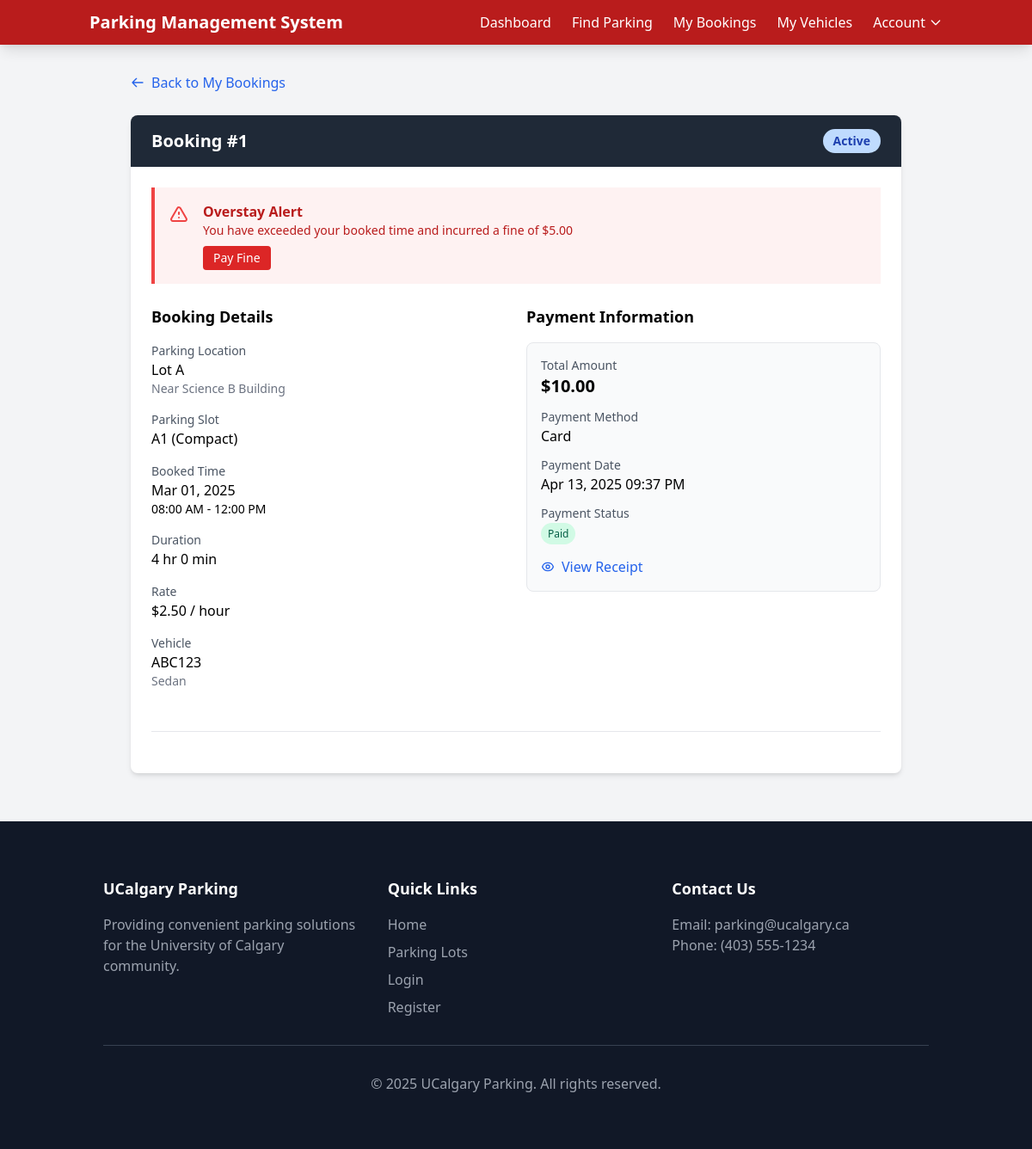
/payment-history.php?id=1 (signed in), run on the app's committed database.
### tables this page shows
CREATE TABLE bookings (
    booking_id INT AUTO_INCREMENT PRIMARY KEY,
    customer_id INT NOT NULL,
    vehicle_id INT NOT NULL,
    slot_id INT NOT NULL,
    start_time DATETIME NOT NULL,
    end_time DATETIME NOT NULL,
    status ENUM('Active','Completed','Cancelled') NOT NULL DEFAULT 'Active',
    FOREIGN KEY (customer_id) REFERENCES customers(user_id) ON DELETE CASCADE,
    FOREIGN KEY (slot_id) REFERENCES parking_slots(slot_id) ON DELETE CASCADE,
    FOREIGN KEY (vehicle_id) REFERENCES vehicles(vehicle_id) ON DELETE CASCADE
);

CREATE TABLE overstay_alerts (
    alert_id INT AUTO_INCREMENT PRIMARY KEY,
    customer_id INT NOT NULL,
    booking_id INT NOT NULL,
    fine_amount DECIMAL(10,2) NOT NULL,
    status ENUM('Pending','Paid') DEFAULT 'Pending',
    FOREIGN KEY (customer_id) REFERENCES customers(user_id) ON DELETE CASCADE,
    FOREIGN KEY (booking_id) REFERENCES bookings(booking_id) ON DELETE CASCADE
);

CREATE TABLE parking_lots (
    lot_id INT AUTO_INCREMENT PRIMARY KEY,
    name VARCHAR(100) NOT NULL,
    location VARCHAR(255),
    total_slots INT NOT NULL
);

CREATE TABLE parking_slots (
    slot_id INT AUTO_INCREMENT PRIMARY KEY,
    lot_id INT NOT NULL,
    slot_number VARCHAR(10) NOT NULL,
    status ENUM('Available','Occupied','Reserved') NOT NULL DEFAULT 'Available',
    type ENUM('Compact','Large','Handicapped') NOT NULL,
    hourly_rate DECIMAL(10,2) NOT NULL,
    FOREIGN KEY (lot_id) REFERENCES parking_lots(lot_id) ON DELETE CASCADE
);

CREATE TABLE vehicles (
    vehicle_id INT AUTO_INCREMENT PRIMARY KEY,
    license_plate VARCHAR(20) NOT NULL UNIQUE,
    vehicle_type ENUM('Sedan','SUV','Truck','Other') NOT NULL,
    owner_id INT NOT NULL,
    created_at DATETIME DEFAULT CURRENT_TIMESTAMP,
    FOREIGN KEY (owner_id) REFERENCES customers(user_id) ON DELETE CASCADE
);

CREATE TABLE payments (
    payment_id INT AUTO_INCREMENT PRIMARY KEY,
    booking_id INT NOT NULL,
    amount DECIMAL(10,2) NOT NULL,
    payment_method ENUM('Card','Mobile Pay','Cash') NOT NULL,
    payment_date DATETIME DEFAULT CURRENT_TIMESTAMP,
    FOREIGN KEY (booking_id) REFERENCES bookings(booking_id) ON DELETE CASCADE
);

### src/includes/db.php (called while the page is built, shortened)
<?php
class Database {
    private $host = "localhost";
    private $user = "root";
    private $pass = "";
    private $dbname = "parking_management";
    private $conn;
    public function __construct() {
        try {
            $this->conn = new PDO("mysql:host={$this->host};dbname={$this->dbname}", $this->user, $this->pass);
            $this->conn->setAttribute(PDO::ATTR_ERRMODE, PDO::ERRMODE_EXCEPTION);
            $this->conn->setAttribute(PDO::ATTR_DEFAULT_FETCH_MODE, PDO::FETCH_ASSOC);
        } catch(PDOException $e) {
            error_log("Database connection failed: " . $e->getMessage());
            die("Database connection failed. Please check your configuration.");
        }
    }
    public function query($sql, $params = []) {
        $stmt = $this->conn->prepare($sql);
        $stmt->execute($params);
        return $stmt;
    }
}

### src/payment-history.php (the view, shortened to what this page needs)
<?php
require_once 'includes/db.php';
$user_id = $_SESSION['user_id'];
$booking_id = intval($_GET['id']);
$db = new Database();
$booking = $db->query(
    "SELECT b.*, ps.slot_number, ps.type as slot_type, ps.hourly_rate,
            pl.name as lot_name, pl.location as lot_location
     FROM bookings b
     JOIN parking_slots ps ON b.slot_id = ps.slot_id
     JOIN parking_lots pl ON ps.lot_id = pl.lot_id
     WHERE b.booking_id = ? AND b.customer_id = ?",
    [$booking_id, $user_id]
)->fetch();
$payment = $db->query(
    "SELECT * FROM payments WHERE booking_id = ? ORDER BY payment_date DESC LIMIT 1",
    [$booking_id]
)->fetch();
$vehicle = $db->query(
    "SELECT v.* FROM vehicles v
     JOIN bookings b ON v.owner_id = b.customer_id
     WHERE b.booking_id = ? AND v.owner_id = ? LIMIT 1",
    [$booking_id, $user_id]
)->fetch();
$start_time = new DateTime($booking['start_time']);
$end_time = new DateTime($booking['end_time']);
$interval = $start_time->diff($end_time);
$hours = $interval->h + ($interval->days * 24);
$minutes = $interval->i;
$duration = $hours . ' hr ' . $minutes . ' min';
$now = new DateTime();
$is_active = ($now >= $start_time && $now <= $end_time && $booking['status'] === 'Active');
$overstay = $db->query(
    "SELECT * FROM overstay_alerts WHERE booking_id = ?",
    [$booking_id]
)->fetch();
?>
<!DOCTYPE html>
<html lang="en">
<head>
    <link href="https://cdn.jsdelivr.net/npm/tailwindcss@2.2.19/dist/tailwind.min.css" rel="stylesheet">
    <link rel="stylesheet" href="assets/css/styles.css">
</head>
<body class="bg-gray-100 font-sans">
    <?php include 'includes/header.php'; ?>
    <div class="container mx-auto px-4 py-8">
        <div class="max-w-4xl mx-auto">
            <div class="mb-6">
                <a href="my-bookings.php" class="inline-flex items-center text-blue-600 hover:text-blue-800">
                    <svg class="w-4 h-4 mr-2" fill="none" stroke="currentColor" viewBox="0 0 24 24">
                        <path stroke-linecap="round" stroke-linejoin="round" stroke-width="2" d="M10 19l-7-7m0 0l7-7m-7 7h18"></path>
                    </svg>
                    Back to My Bookings
                </a>
            </div>
            <div class="bg-white rounded-lg shadow-md overflow-hidden mb-6">
                <div class="bg-gray-800 text-white px-6 py-4 flex justify-between items-center">
                    <h2 class="text-xl font-semibold">Booking #<?php echo $booking_id; ?></h2>
                    <span class="px-3 py-1 rounded-full text-sm font-semibold
                        <?php
                        switch($booking['status']) {
                            case 'Active': echo $is_active ? 'bg-green-200 text-green-800' : 'bg-blue-200 text-blue-800'; break;
                        }
                        ?>">
                        <?php echo $is_active ? 'In Progress' : $booking['status']; ?>
                    </span>
                </div>
                <div class="p-6">
                    <?php if ($overstay): ?>
                        <div class="mb-6 bg-red-50 border-l-4 border-red-500 text-red-700 p-4">
                            <div class="flex">
                                <div class="py-1">
                                    <svg class="h-6 w-6 text-red-500 mr-4" fill="none" viewBox="0 0 24 24" stroke="currentColor">
                                        <path stroke-linecap="round" stroke-linejoin="round" stroke-width="2" d="M12 9v2m0 4h.01m-6.938 4h13.856c1.54 0 2.502-1.667 1.732-3L13.732 4c-.77-1.333-2.694-1.333-3.464 0L3.34 16c-.77 1.333.192 3 1.732 3z" />
                                    </svg>
                                </div>
                                <div>
                                    <p class="font-bold">Overstay Alert</p>
                                    <p class="text-sm">You have exceeded your booked time and incurred a fine of $<?php echo number_format($overstay['fine_amount'], 2); ?></p>
                                    <a href="pay-fine.php?id=<?php echo $overstay['alert_id']; ?>" class="inline-block mt-2 bg-red-600 hover:bg-red-700 text-white text-sm py-1 px-3 rounded">
                                        Pay Fine
                                    </a>
                                </div>
                            </div>
                        </div>
                    <?php endif; ?>
                    <div class="grid grid-cols-1 md:grid-cols-2 gap-6">
                        <div>
                            <h3 class="text-lg font-semibold mb-4">Booking Details</h3>
                            <div class="mb-4">
                                <p class="text-sm text-gray-600">Parking Location</p>
                                <p class="font-medium"><?php echo htmlspecialchars($booking['lot_name']); ?></p>
                                <p class="text-sm text-gray-500"><?php echo htmlspecialchars($booking['lot_location']); ?></p>
                            </div>
                            <div class="mb-4">
                                <p class="text-sm text-gray-600">Parking Slot</p>
                                <p class="font-medium"><?php echo htmlspecialchars($booking['slot_number']); ?> (<?php echo htmlspecialchars($booking['slot_type']); ?>)</p>
                            </div>
                            <div class="mb-4">
                                <p class="text-sm text-gray-600">Booked Time</p>
                                <p class="font-medium">
                                    <?php echo date('M d, Y', strtotime($booking['start_time'])); ?>
                                </p>
                                <p class="text-sm">
                                    <?php echo date('h:i A', strtotime($booking['start_time'])); ?> -
                                    <?php echo date('h:i A', strtotime($booking['end_time'])); ?>
                                </p>
                            </div>
                            <div class="mb-4">
                                <p class="text-sm text-gray-600">Duration</p>
                                <p class="font-medium"><?php echo $duration; ?></p>
                            </div>
                            <div class="mb-4">
                                <p class="text-sm text-gray-600">Rate</p>
                                <p class="font-medium">$<?php echo number_format($booking['hourly_rate'], 2); ?> / hour</p>
                            </div>
                            <?php if ($vehicle): ?>
                                <div class="mb-4">
                                    <p class="text-sm text-gray-600">Vehicle</p>
                                    <p class="font-medium"><?php echo htmlspecialchars($vehicle['license_plate']); ?></p>
                                    <p class="text-sm text-gray-500"><?php echo htmlspecialchars($vehicle['vehicle_type']); ?></p>
                                </div>
                            <?php endif; ?>
                        </div>
                        <div>
                            <h3 class="text-lg font-semibold mb-4">Payment Information</h3>
                            <?php if ($payment): ?>
                                <div class="bg-gray-50 p-4 rounded-lg border border-gray-200">
                                    <div class="mb-3">
                                        <p class="text-sm text-gray-600">Total Amount</p>
                                        <p class="text-xl font-semibold"><?php echo '$' . number_format($payment['amount'], 2); ?></p>
                                    </div>
                                    <div class="mb-3">
                                        <p class="text-sm text-gray-600">Payment Method</p>
                                        <p class="font-medium"><?php echo htmlspecialchars($payment['payment_method']); ?></p>
                                    </div>
                                    <div class="mb-3">
                                        <p class="text-sm text-gray-600">Payment Date</p>
                                        <p class="font-medium"><?php echo date('M d, Y h:i A', strtotime($payment['payment_date'])); ?></p>
                                    </div>
                                    <div class="mb-3">
                                        <p class="text-sm text-gray-600">Payment Status</p>
                                        <span class="px-2 py-1 bg-green-100 text-green-800 text-xs rounded-full">Paid</span>
                                    </div>
                                    <div class="mt-4">
                                        <a href="payment-receipt.php?id=<?php echo $payment['payment_id']; ?>" class="text-blue-600 hover:text-blue-800 flex items-center">
                                            View Receipt
                                        </a>
                                    </div>
                                </div>
                            <?php else: ?>
                                <div class="bg-yellow-50 p-4 rounded-lg border border-yellow-200 text-center">
                                    <p class="text-yellow-700">No payment information found for this booking.</p>
                                </div>
                            <?php endif; ?>
                        </div>
                    </div>
                    <div class="mt-8 border-t border-gray-200 pt-6 flex justify-between">
                    </div>
                </div>
            </div>
        </div>
    </div>
    <?php include 'includes/footer.php'; ?>
</body>
</html>

### data on the page
bookings: status "Active", parking_lots.name "Lot A", parking_lots.location "Near Science B Building", slot.slot_number "A1", slot.type "Compact", start_time "Mar 01, 2025", start_time "08:00 AM", end_time "12:00 PM", duration "4 hr 0 min", slot.hourly_rate "2.50"
overstay_alerts: fine_amount "5.00"
vehicles: license_plate "ABC123", vehicle_type "Sedan"
payments: amount "10.00", payment_method "Card", payment_date "Apr 13, 2025 09:37 PM"

### other printed values
$booking_id "1"
